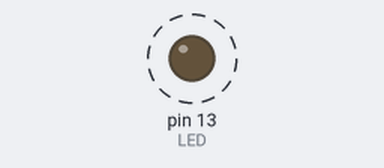
Simulated run of this sketch. Board: Arduino Uno, built with avr-gcc and run on an emulated ATmega328P. Shown: output pins drawn as LEDs (lit = HIGH). Dashed ring = blinking. What the sketch prints to the serial monitor is not drawn.

Above: at 0.5 s.
Timing chart, 0 to 4.7 s (numbered marks = the images above):
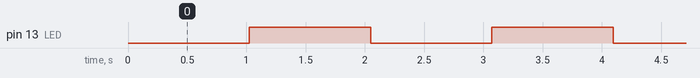

Measured:
- by itself, pin 13 (LED): alternates HIGH for 1.0 s and LOW for 1.0 s

The sketch:

stepper.ino
```cpp
/*
Notes:

Timer Counter Control Register 1A
TCCR1A:      7       6       5       4       3       2       1       0
          COM1A1   COM1A0   COM1B1  COM1B0    -       -     WGM11    WGM10


*/


const byte LED = 13;

void setup(){
    pinMode(LED, OUTPUT);
    Serial.begin(115200);

    // Turn off Interrupts so we can set one up:
    cli();

    //Set Timer/Counter Control Register 1 A and B to Zero as initialization:
    TCCR1A = 0;
    TCCR1B = 0;

    // Set Clock Prescaler to 1024. This turns our 16MHz clock to ~16KHz
    TCCR1B |= B00000101;

    // Set the Mode of the Counter to Clear on Compare Match (CTC)
    TCCR1B |= B00001000;
    // Enable this interrupt and use the OCR1A register to Compare.
    TIMSK1 |= B00000010;

    // Set the Compare Value for the MAX counter value
    OCR1A = 16000;

    // Enable Interrupts:
    sei();
}

ISR(TIMER1_COMPA_vect){
    static boolean state = true;
    state = !state;
    digitalWrite(LED, state ? HIGH : LOW);
}


void printToScreen(){
    static int16_t count = 0;
    // count = (TCNT1H << 8) + TCNT1L; // Accessing the registers (compiler can do this for us)
    count = TCNT1;
    Serial.println(count, DEC);
    delay(250);
}


void loop() {
    printToScreen();
}
```
